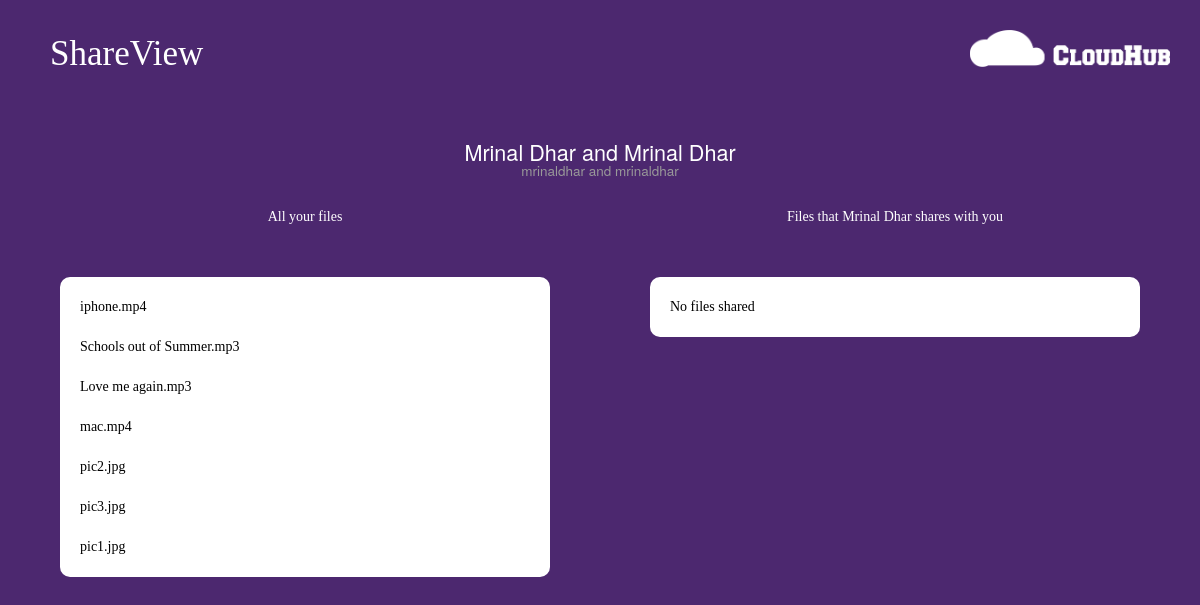
Page /shareview.php (signed in) on the committed database.
### tables this page shows
CREATE TABLE IF NOT EXISTS `users` (
  `id` int(255) NOT NULL AUTO_INCREMENT,
  `naam` varchar(255) NOT NULL,
  `email` varchar(255) NOT NULL,
  `password` varchar(255) NOT NULL,
  `nickname` varchar(255) NOT NULL,
  PRIMARY KEY (`id`)
);

CREATE TABLE IF NOT EXISTS `files` (
  `id` int(255) NOT NULL AUTO_INCREMENT,
  `userid` int(255) NOT NULL,
  `usernick` varchar(255) NOT NULL,
  `filename` varchar(255) NOT NULL,
  `filetype` varchar(255) NOT NULL,
  `filesize` int(255) NOT NULL,
  `shareid` int(255) NOT NULL,
  `directory` varchar(255) NOT NULL,
  PRIMARY KEY (`id`)
);

### shareview.php (the view, shortened to what this page needs)
<html>
<head>
<link rel="stylesheet" href="./css/bootstrap.css" />
<link rel="stylesheet" href="./css/basic.css" />
<link rel="stylesheet" href="./css/shareview.css" />
</head>
<body>
<h1>ShareView</h1>
<?php
 $dbc = mysqli_connect(DB_HOST, DB_USER, DB_PASSWORD, DB_NAME);
 	$myid=$_SESSION['userid'];
	if(isset($_GET['id']) && $_GET['id']!='')
	{
	$theirid = $_GET['id'];
}
else {
	$theirid=$myid;
}
$query = "SELECT * FROM users WHERE id='$theirid' LIMIT 1";
$data = mysqli_query($dbc, $query);
if (mysqli_num_rows($data)!=0)
{
	while ($row=mysqli_fetch_array($data))
	{
	$sharebuddy = $row['naam'];
	$sharenick = $row['nickname'];
}
}
else {
	$theirid=$myid;
	$sharebuddy = $_SESSION['usernaam'];
	$sharenick = $_SESSION['usernick'];
}
?>
	<a href="home.php"><img src="./img/logo_main.png" id="logo_main" /></a><br />
<div id="content">
<h4><?php echo '<big>'.$_SESSION['usernaam'] . ' and ' . $sharebuddy.'</big><br /><small>'.$_SESSION['usernick'] . ' and '.$sharenick.'</small>'; ?></h4><br />
<div id="page1" class="page">
	All your files
<ul id="files">
	<?php
$query = "SELECT * FROM files WHERE shareid='$theirid' AND userid='$myid'";
$data = mysqli_query($dbc, $query);
	while ($row=mysqli_fetch_array($data)) {
		echo '<li data-share="yes" data-value="' . $row['id'] . '" id="./server/php/files/' . $row['directory'] . '/' . $row['filename'] . '" class="'.$row['filetype'].'">' . $row['filename'] . '</li>';
	}
	?>
	</ul>
</div>
<div id="page2" class="page">
	Files that <?php echo $sharebuddy; ?> shares with you
<ul id="files">
	<?php
$query = "SELECT * FROM sharedfiles WHERE shareid = '$myid' AND userid = '$theirid'";
$data = mysqli_query($dbc, $query);
if (mysqli_num_rows($data)==0)
	{
		echo '<li>No files shared</li>';
	}
	?>
	</ul>
</div>
</div>
</body>
</html>

### css/basic.css (style rules this page uses)
#logo_main { position:relative; max-width: 50%; float:right; top:30px; right:30px; padding-bottom:20px; display: block; }
body { text-align: center; font-family: myFont; }
#content { color:white; width:100%; padding:10px; display: block; margin-top: 100px; }
.page { display:block; text-align: center; }
#page1 { max-width:100%; width:100%; }
#page2 { width:100%; max-width:100%; display:none; }
h1 { font-family: myFont; font-weight: lighter; position:relative; display: block; top:15px; left:50px; float:left; color:white; font-size: 2.5em; }

### css/shareview.css (style rules this page uses)
body { background-color: rgba(76, 40, 111, 1); overflow:hidden; }
.page { text-align: center; }
#content { color:white; width:100%; padding:10px; display: block; margin-top: 100px; overflow:hidden; }
#files { background-color: white; list-style-type: none; margin-right: 50px; margin-left: 50px; margin-top: 50px; color:black; text-align: left; padding:10px; border-radius: 10px; overflow-y:auto; overflow-x:hidden; }
#files li { padding: 10px; }
#page1 { max-width:50%; width:50%; overflow: hidden; float:left; }
#page2 { width:50%; float:right; display: inline-block; max-width:50%; overflow: hidden; }
h1 { font-family: myFont; font-weight: lighter; position:relative; display: block; top:15px; left:50px; float:left; color:white; }

### rows in the picture
users: naam "Mrinal Dhar", nickname "mrinaldhar"
files: filename "iphone.mp4"
files: filename "Schools out of Summer.mp3"
files: filename "Love me again.mp3"
files: filename "mac.mp4"
files: filename "pic2.jpg"
files: filename "pic3.jpg"
files: filename "pic1.jpg"

### other values in the picture
$_SESSION['usernaam'] "Mrinal Dhar"
$_SESSION['usernick'] "mrinaldhar"
